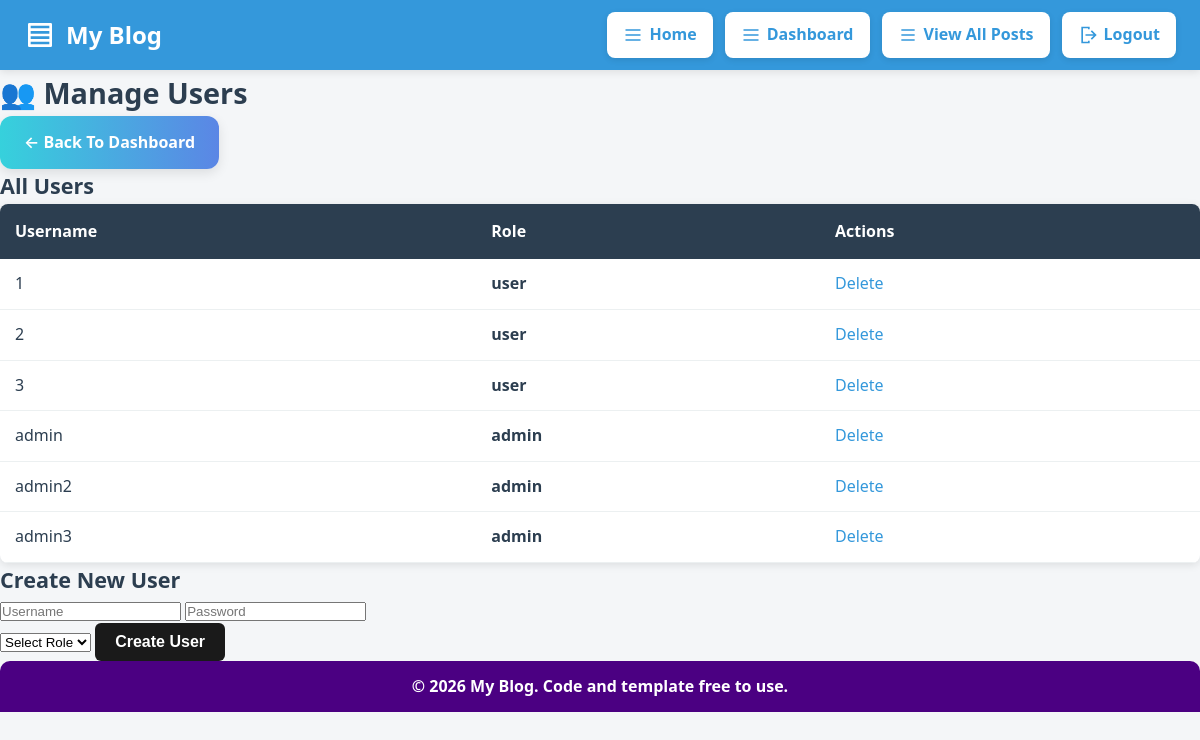
Page /manage_users.php (signed in) on the committed database.
### tables this page shows
CREATE TABLE `users` (
  `id` int(11) NOT NULL,
  `username` varchar(50) NOT NULL,
  `password` varchar(255) NOT NULL,
  `role` enum('user','admin') DEFAULT 'user'
);

### functions/databaseFunctions.php (called while the page is built, shortened)
<?php
function fetchAll(string $sql, string $types = "", array $params = []): array
{
    $stmt = db()->prepare($sql);
    $stmt->execute();
    return $stmt->get_result()->fetch_all(MYSQLI_ASSOC);
}
function db(): mysqli
{
    static $conn = null;
    if ($conn === null) {
        $conn = new mysqli("localhost", "root", "", "blog");
    }
    return $conn;
}

### functions/genericFunctions.php (called while the page is built, shortened)
<?php
function escape(string $value): string
{
    return htmlspecialchars($value, ENT_QUOTES, "UTF-8");
}

### manage_users.php (the view, shortened to what this page needs)
<?php
require_once "functions/databaseFunctions.php";
require_once "functions/genericFunctions.php";
$users = fetchAll("SELECT id, username, role FROM users ORDER BY username");
?>
<h2>👥 Manage Users</h2>
<a href="dashboard.php" class="back-dashboard-btn">← Back To Dashboard</a>
<h3>All Users</h3>
<?php if (empty($users)): ?>
    <p><em>No users found.</em></p>
<?php else: ?>
    <table>
        <tr>
            <th>Username</th>
            <th>Role</th>
            <th>Actions</th>
        </tr>
        <?php foreach ($users as $user): ?>
            <tr>
                <td><?= escape($user["username"]) ?></td>
                <td><strong><?= escape($user["role"]) ?></strong></td>
                <td>
                    <a href="servers/user_delete.php?id=<?= $user["id"] ?>" onclick="return confirm('Are you sure you want to delete this user?')">Delete</a>
                </td>
            </tr>
        <?php endforeach; ?>
    </table>
<?php endif; ?>
<h3>Create New User</h3>
<form action="servers/user_create.php" method="post" style="max-width: 400px;">
    <input type="text" name="username" placeholder="Username" required>
    <input type="password" name="password" placeholder="Password" required>
    <select name="role" required>
        <option value="">Select Role</option>
    </select>
    <button type="submit" class="submit-post-btn">Create User</button>
</form>

### assets/css/base.css (style rules this page uses)
:root { --primary-color: #2c3e50; --secondary-color: #3498db; --accent-color: #e74c3c; --light-bg: #ecf0f1; --border-color: #bdc3c7; --text-color: #2c3e50; --success-color: #27ae60; }
* { margin: 0; padding: 0; box-sizing: border-box; }
html { scroll-behavior: smooth; }
body { font-family: system-ui, -apple-system, BlinkMacSystemFont, "Segoe UI", Roboto, Helvetica, Arial, sans-serif; background-color: #f4f6f8; color: var(--text-color); line-height: 1.6; -webkit-font-smoothing: antialiased; -moz-osx-font-smoothing: grayscale; }
h2 { font-size: 1.8rem; }
h3 { font-size: 1.35rem; }
a { color: var(--secondary-color); text-decoration: none; transition: color 0.3s; }

### assets/css/tables.css (style rules this page uses)
table { width: 100%; border-collapse: collapse; background: white; border-radius: 8px; overflow: hidden; box-shadow: 0 2px 8px rgba(0,0,0,0.1); }
table th { background-color: var(--primary-color); color: white; padding: 15px; text-align: left; }
table td { padding: 12px 15px; border-bottom: 1px solid var(--light-bg); }

### assets/css/dashboard.css (style rules this page uses)
.back-dashboard-btn { display: inline-flex; align-items: center; justify-content: center; padding: 14px 24px; border-radius: 12px; background: linear-gradient(90deg, #36d1dc 0%, #5b86e5 100%); color: #ffffff; font-weight: 600; font-size: 1rem; border: none; cursor: pointer; text-decoration: none; box-shadow: 0 4px 12px rgba(0,0,0,0.1); transition: transform 0.2s ease, box-shadow 0.2s ease, background 0.2s ease; }

### assets/css/forms.css (style rules this page uses)
.submit-post-btn, .dashboard-btn, .dash-btn { padding: 12px 20px; border-radius: 6px; background-color: #3498db; color: white; font-weight: 600; display: inline-flex; align-items: center; gap: 8px; }

### assets/css/editor.css (style rules this page uses)
.submit-post-btn { padding: 10px 20px; border-radius: 6px; background-color: #1a1a1a; color: #fff; font-weight: 600; border: none; cursor: pointer; font-size: 1rem; transition: background-color 0.2s ease, transform 0.2s ease; }

### rows in the picture
users: username "1", role "user"
users: username "2", role "user"
users: username "3", role "user"
users: username "admin", role "admin"
users: username "admin2", role "admin"
users: username "admin3", role "admin"
